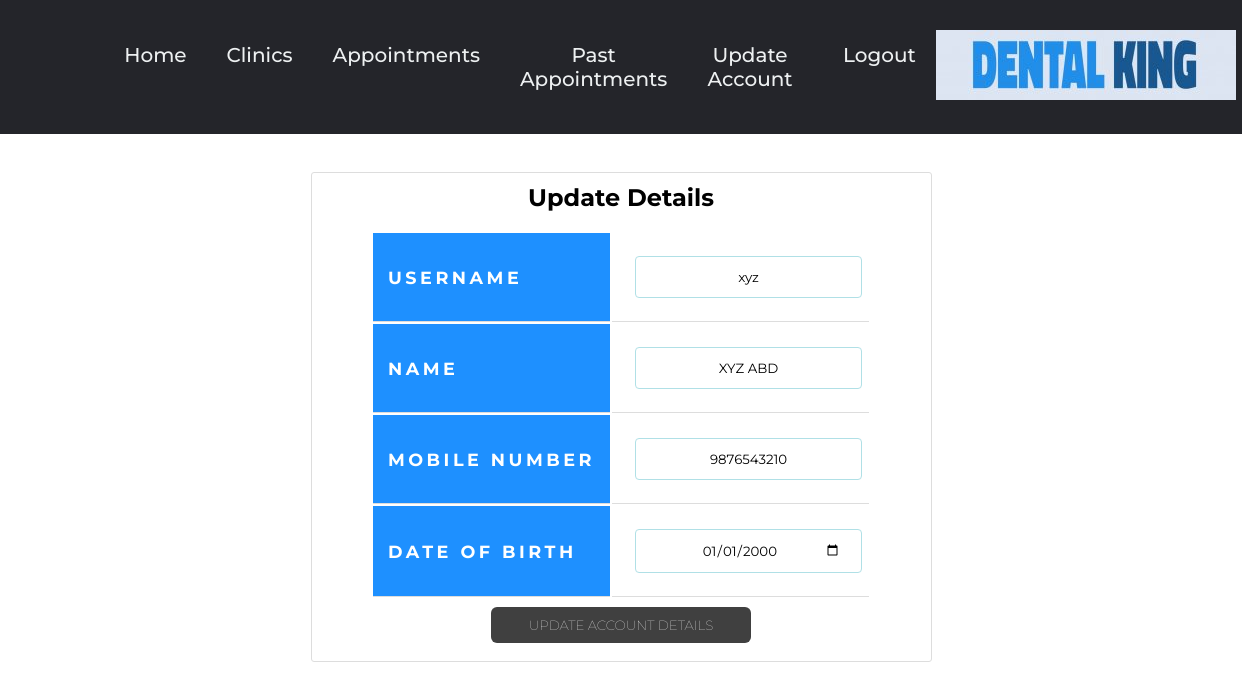
Screenshot of /updateaccount.php (signed in) with the database file from the repository.
### tables this page shows
CREATE TABLE `useraccount` (
  `username` varchar(32) NOT NULL,
  `name` varchar(50) DEFAULT NULL,
  `mobile_no` bigint(10) DEFAULT NULL,
  `dob` date DEFAULT NULL
);

### updateaccount.php (the view, shortened to what this page needs)
<?php
	$db=mysqli_connect('localhost','root','','dcms') or die("could not connect to database");
?>
<!DOCTYPE HTML>
<html>
<head>
	<link rel="stylesheet" href="styles.css">
	<link href="style10.css" type="text/css"rel="stylesheet"/>
</head>
<body>
  <center>
  <?php require_once("header.php");?>
    <div class="content-section" style="width:50%">
	<?php
		$query = "SELECT * FROM useraccount WHERE username = '".$_SESSION['username']."' LIMIT 1";
		$user_details = mysqli_query($db, $query);
		if($user_details == false)
		{
			echo "User Not Found!";
		}
		else
		{
			$user_row = mysqli_fetch_assoc($user_details);
			$uname = $user_row['username'];
			$name = $user_row['name'];
			$mobile_no = $user_row['mobile_no'];
			$dob = $user_row['dob'];
		?>
		<h2>Update Details</h2><br>
		<form action="" method="post">
			<table>
			<tr><th><label for="username">Username</label></th>
			<td><input type="text" name="username" value="<?php echo $uname; ?>"readonly></td></tr>
			<tr><th><label for="name">Name</label></th>
			<td><input type="text" name="name" maxlength="50" value="<?php echo $name; ?>"required></td></tr>
			<tr><th><label for="mobile_no">Mobile Number</label></th>
			<td><input type="text" name="mobile_no" value = "<?php echo $mobile_no; ?>" required></td></tr>
			<tr><th><label for="dob">Date of Birth</label></th>
			<td><input type="date" name="dob" value="<?php echo $dob; ?>" required></td></tr>
			</table>
			<input type="submit" name="update_acc" class="example_e" value="Update Account Details" style="color:royalblue; width:45%"/>
		</form>
	<?php
	}
	?>
	</div>
	</center>
</body>
</html>

### styles.css (style rules this page uses)
* { box-sizing: border-box; margin: 0; padding: 0; text-decoration:none; }
label { font-weight: bold; }
th, td { padding: 15px; text-align: left; text-decoration:none; border-bottom: 1px solid #ddd; }
th { background-color: dodgerblue; color: white; }
.example_e { border: none; background: #404040; color: #ffffff !important; font-weight: 100; padding: 10px 10px 10px 10px; text-transform: uppercase; border-radius: 6px; display: inline-block; transition: all 0.3s ease 0s; }

### style10.css (style rules this page uses)
* { margin: 0; padding: 0; box-sizing: border-box; font-family: 'Lucida Sans', 'Lucida Sans Regular', 'Lucida Grande', 'Lucida Sans Unicode', Geneva, Verdana, sans-serif ; font-family: "Montserrat", sans-serif; }
.content-section { background: #ffffff; padding: 10px 20px; border: 1px solid #dddddd; border-radius: 3px; margin-bottom: 20px; }
input { width: 100%; padding: 12px 20px; margin: 8px 8px; box-sizing: border-box; border: 1px solid powderblue; border-radius: 4px; text-align: center; }
label { font-weight: bold; }
th, td { padding: 15px; text-align: left; font-family: "Montserrat", sans-serif; border-bottom: 1px solid #ddd; }
th { font-family: "Montserrat", sans-serif; font-size: 1.1rem; text-transform: uppercase; color: white; letter-spacing: .2em; background-color: dodgerblue ; }

### updateaccount.php (style rules this page uses)
th, td { padding: 15px; text-align: left; border-bottom: 1px solid #ddd; }
th { background-color: dodgerblue; color: white; }

### rows the page displays
useraccount: username "xyz", name "XYZ ABD", mobile_no "9876543210", dob "01/01/2000"
